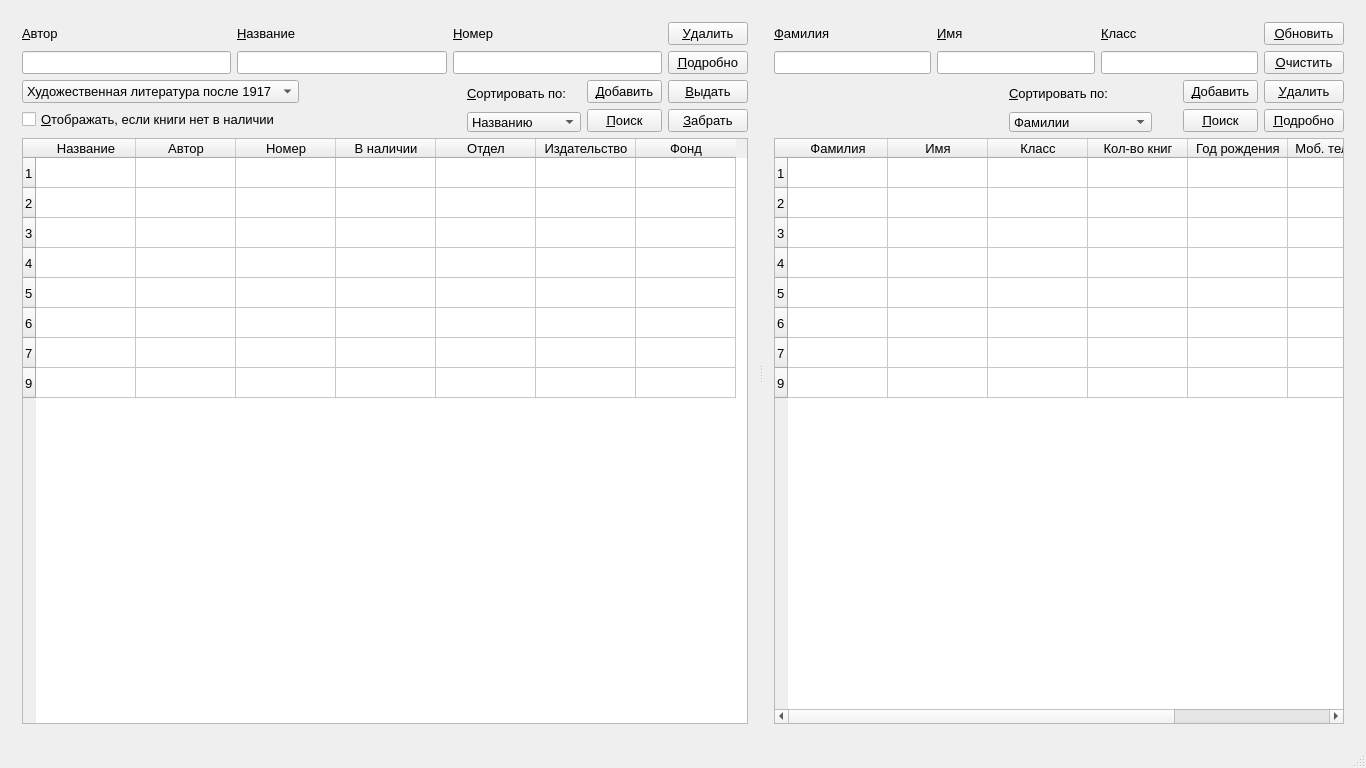
<?xml version="1.0" encoding="UTF-8"?>
<ui version="4.0">
 <class>MainWindow</class>
 <widget class="QMainWindow" name="MainWindow">
  <property name="geometry">
   <rect>
    <x>0</x>
    <y>0</y>
    <width>1366</width>
    <height>768</height>
   </rect>
  </property>
  <property name="minimumSize">
   <size>
    <width>555</width>
    <height>0</height>
   </size>
  </property>
  <property name="font">
   <font>
    <pointsize>10</pointsize>
   </font>
  </property>
  <property name="windowTitle">
   <string>Библиотечная база данных</string>
  </property>
  <property name="iconSize">
   <size>
    <width>96</width>
    <height>96</height>
   </size>
  </property>
  <widget class="QWidget" name="centralWidget">
   <layout class="QGridLayout" name="gridLayout">
    <item row="0" column="0">
     <widget class="QSplitter" name="splitter">
      <property name="orientation">
       <enum>Qt::Horizontal</enum>
      </property>
      <widget class="QWidget" name="layoutWidget">
       <layout class="QVBoxLayout" name="verticalLayout_3">
        <item>
         <layout class="QHBoxLayout" name="horizontalLayout_2">
          <item>
           <layout class="QVBoxLayout" name="verticalLayout_2">
            <item>
             <layout class="QHBoxLayout" name="horizontalLayout_21">
              <item>
               <layout class="QVBoxLayout" name="verticalLayout_36">
                <item>
                 <widget class="QLabel" name="label_author">
                  <property name="text">
                   <string>&amp;Автор</string>
                  </property>
                  <property name="buddy">
                   <cstring>author</cstring>
                  </property>
                 </widget>
                </item>
                <item>
                 <widget class="QLineEdit" name="author">
                  <property name="styleSheet">
                   <string notr="true">Margin-raight: 3%;</string>
                  </property>
                 </widget>
                </item>
               </layout>
              </item>
              <item>
               <layout class="QVBoxLayout" name="verticalLayout_37">
                <item>
                 <widget class="QLabel" name="label_name">
                  <property name="text">
                   <string>&amp;Название</string>
                  </property>
                  <property name="buddy">
                   <cstring>name</cstring>
                  </property>
                 </widget>
                </item>
                <item>
                 <widget class="QLineEdit" name="name">
                  <property name="styleSheet">
                   <string notr="true">Margin-raight: 3%;</string>
                  </property>
                 </widget>
                </item>
               </layout>
              </item>
              <item>
               <layout class="QVBoxLayout" name="verticalLayout_38">
                <item>
                 <widget class="QLabel" name="label_number">
                  <property name="text">
                   <string>&amp;Номер</string>
                  </property>
                  <property name="buddy">
                   <cstring>data</cstring>
                  </property>
                 </widget>
                </item>
                <item>
                 <widget class="QLineEdit" name="data">
                  <property name="styleSheet">
                   <string notr="true">Margin-raight: 3%;</string>
                  </property>
                 </widget>
                </item>
               </layout>
              </item>
             </layout>
            </item>
            <item>
             <layout class="QHBoxLayout" name="horizontalLayout">
              <item>
               <layout class="QVBoxLayout" name="verticalLayout_39">
                <item>
                 <widget class="QComboBox" name="der">
                  <property name="font">
                   <font>
                    <pointsize>10</pointsize>
                   </font>
                  </property>
                  <property name="cursor">
                   <cursorShape>PointingHandCursor</cursorShape>
                  </property>
                  <property name="styleSheet">
                   <string notr="true">Margin-raight: 3%;</string>
                  </property>
                  <item>
                   <property name="text">
                    <string>Художественная литература после 1917</string>
                   </property>
                  </item>
                  <item>
                   <property name="text">
                    <string>Художественная литература до 1917</string>
                   </property>
                  </item>
                  <item>
                   <property name="text">
                    <string>Зарубежная литература</string>
                   </property>
                  </item>
                  <item>
                   <property name="text">
                    <string>Детская литература</string>
                   </property>
                  </item>
                  <item>
                   <property name="text">
                    <string>Учебный фонд</string>
                   </property>
                  </item>
                  <item>
                   <property name="text">
                    <string>Ценный фонд</string>
                   </property>
                  </item>
                 </widget>
                </item>
                <item>
                 <layout class="QHBoxLayout" name="horizontalLayout_23">
                  <item>
                   <widget class="QCheckBox" name="checkBox">
                    <property name="cursor">
                     <cursorShape>PointingHandCursor</cursorShape>
                    </property>
                    <property name="text">
                     <string>&amp;Отображать, если книги нет в наличии  </string>
                    </property>
                   </widget>
                  </item>
                 </layout>
                </item>
               </layout>
              </item>
              <item>
               <spacer name="horizontalSpacer_2">
                <property name="orientation">
                 <enum>Qt::Horizontal</enum>
                </property>
                <property name="sizeHint" stdset="0">
                 <size>
                  <width>40</width>
                  <height>20</height>
                 </size>
                </property>
               </spacer>
              </item>
              <item>
               <layout class="QVBoxLayout" name="verticalLayout">
                <item>
                 <widget class="QLabel" name="label">
                  <property name="text">
                   <string>&amp;Сортировать по:</string>
                  </property>
                  <property name="buddy">
                   <cstring>comboBox</cstring>
                  </property>
                 </widget>
                </item>
                <item>
                 <widget class="QComboBox" name="comboBox">
                  <property name="maximumSize">
                   <size>
                    <width>143</width>
                    <height>20</height>
                   </size>
                  </property>
                  <property name="font">
                   <font>
                    <pointsize>10</pointsize>
                   </font>
                  </property>
                  <property name="styleSheet">
                   <string notr="true">Margin-raight: 3%;</string>
                  </property>
                  <item>
                   <property name="text">
                    <string>Названию</string>
                   </property>
                  </item>
                  <item>
                   <property name="text">
                    <string>Автору</string>
                   </property>
                  </item>
                  <item>
                   <property name="text">
                    <string>Номеру</string>
                   </property>
                  </item>
                  <item>
                   <property name="text">
                    <string>Наличию</string>
                   </property>
                  </item>
                  <item>
                   <property name="text">
                    <string>Отделу</string>
                   </property>
                  </item>
                  <item>
                   <property name="text">
                    <string>Издательство</string>
                   </property>
                  </item>
                  <item>
                   <property name="text">
                    <string>Фонду</string>
                   </property>
                  </item>
                 </widget>
                </item>
               </layout>
              </item>
              <item>
               <layout class="QVBoxLayout" name="verticalLayout_40">
                <item>
                 <widget class="QPushButton" name="edd">
                  <property name="maximumSize">
                   <size>
                    <width>75</width>
                    <height>23</height>
                   </size>
                  </property>
                  <property name="font">
                   <font>
                    <pointsize>10</pointsize>
                   </font>
                  </property>
                  <property name="cursor">
                   <cursorShape>PointingHandCursor</cursorShape>
                  </property>
                  <property name="styleSheet">
                   <string notr="true">Margin-raight: 3%;</string>
                  </property>
                  <property name="text">
                   <string>&amp;Добавить</string>
                  </property>
                 </widget>
                </item>
                <item>
                 <widget class="QPushButton" name="search">
                  <property name="maximumSize">
                   <size>
                    <width>75</width>
                    <height>23</height>
                   </size>
                  </property>
                  <property name="font">
                   <font>
                    <pointsize>10</pointsize>
                   </font>
                  </property>
                  <property name="cursor">
                   <cursorShape>PointingHandCursor</cursorShape>
                  </property>
                  <property name="styleSheet">
                   <string notr="true">Margin-raight: 3%;</string>
                  </property>
                  <property name="text">
                   <string>&amp;Поиск</string>
                  </property>
                 </widget>
                </item>
               </layout>
              </item>
             </layout>
            </item>
           </layout>
          </item>
          <item>
           <layout class="QVBoxLayout" name="verticalLayout_41">
            <item>
             <widget class="QPushButton" name="pushButton">
              <property name="cursor">
               <cursorShape>PointingHandCursor</cursorShape>
              </property>
              <property name="styleSheet">
               <string notr="true">Margin-raight: 3%;</string>
              </property>
              <property name="text">
               <string>&amp;Удалить</string>
              </property>
             </widget>
            </item>
            <item>
             <widget class="QPushButton" name="podrobno">
              <property name="cursor">
               <cursorShape>PointingHandCursor</cursorShape>
              </property>
              <property name="styleSheet">
               <string notr="true">Margin-raight: 3%;</string>
              </property>
              <property name="text">
               <string>&amp;Подробно</string>
              </property>
             </widget>
            </item>
            <item>
             <widget class="QPushButton" name="dat">
              <property name="cursor">
               <cursorShape>PointingHandCursor</cursorShape>
              </property>
              <property name="styleSheet">
               <string notr="true">Margin-raight: 3%;</string>
              </property>
              <property name="text">
               <string>&amp;Выдать</string>
              </property>
             </widget>
            </item>
            <item>
             <widget class="QPushButton" name="zabrat">
              <property name="cursor">
               <cursorShape>PointingHandCursor</cursorShape>
              </property>
              <property name="styleSheet">
               <string notr="true">Margin-raight: 3%;</string>
              </property>
              <property name="text">
               <string>&amp;Забрать</string>
              </property>
             </widget>
            </item>
           </layout>
          </item>
         </layout>
        </item>
        <item>
         <widget class="QTableWidget" name="tableWidget">
          <property name="font">
           <font>
            <pointsize>10</pointsize>
           </font>
          </property>
          <property name="cursor" stdset="0">
           <cursorShape>ArrowCursor</cursorShape>
          </property>
          <property name="styleSheet">
           <string notr="true">Margin-raight: 3%;</string>
          </property>
          <row>
           <property name="text">
            <string>1</string>
           </property>
          </row>
          <row>
           <property name="text">
            <string>2</string>
           </property>
          </row>
          <row>
           <property name="text">
            <string>3</string>
           </property>
          </row>
          <row>
           <property name="text">
            <string>4</string>
           </property>
          </row>
          <row>
           <property name="text">
            <string>5</string>
           </property>
          </row>
          <row>
           <property name="text">
            <string>6</string>
           </property>
          </row>
          <row>
           <property name="text">
            <string>7</string>
           </property>
          </row>
          <row>
           <property name="text">
            <string>9</string>
           </property>
          </row>
          <column>
           <property name="text">
            <string>Название</string>
           </property>
          </column>
          <column>
           <property name="text">
            <string>Автор</string>
           </property>
          </column>
          <column>
           <property name="text">
            <string>Номер</string>
           </property>
          </column>
          <column>
           <property name="text">
            <string>В наличии</string>
           </property>
          </column>
          <column>
           <property name="text">
            <string>Отдел</string>
           </property>
          </column>
          <column>
           <property name="text">
            <string>Издательство</string>
           </property>
          </column>
          <column>
           <property name="text">
            <string>Фонд</string>
           </property>
          </column>
         </widget>
        </item>
       </layout>
      </widget>
      <widget class="QWidget" name="layoutWidget">
       <layout class="QVBoxLayout" name="verticalLayout_4">
        <item>
         <layout class="QHBoxLayout" name="horizontalLayout_3">
          <item>
           <layout class="QVBoxLayout" name="verticalLayout_5">
            <item>
             <layout class="QHBoxLayout" name="horizontalLayout_22">
              <item>
               <layout class="QVBoxLayout" name="verticalLayout_42">
                <item>
                 <widget class="QLabel" name="label_Surname">
                  <property name="text">
                   <string>&amp;Фамилия</string>
                  </property>
                  <property name="buddy">
                   <cstring>Surname</cstring>
                  </property>
                 </widget>
                </item>
                <item>
                 <widget class="QLineEdit" name="Surname">
                  <property name="styleSheet">
                   <string notr="true">Margin-raight: 3%;</string>
                  </property>
                 </widget>
                </item>
               </layout>
              </item>
              <item>
               <layout class="QVBoxLayout" name="verticalLayout_43">
                <item>
                 <widget class="QLabel" name="label_Name">
                  <property name="text">
                   <string>&amp;Имя</string>
                  </property>
                  <property name="buddy">
                   <cstring>Name</cstring>
                  </property>
                 </widget>
                </item>
                <item>
                 <widget class="QLineEdit" name="Name">
                  <property name="styleSheet">
                   <string notr="true">Margin-raight: 3%;</string>
                  </property>
                 </widget>
                </item>
               </layout>
              </item>
              <item>
               <layout class="QVBoxLayout" name="verticalLayout_44">
                <item>
                 <widget class="QLabel" name="label_Class">
                  <property name="text">
                   <string>&amp;Класс</string>
                  </property>
                  <property name="buddy">
                   <cstring>Class</cstring>
                  </property>
                 </widget>
                </item>
                <item>
                 <widget class="QLineEdit" name="Class">
                  <property name="styleSheet">
                   <string notr="true">Margin-raight: 3%;</string>
                  </property>
                 </widget>
                </item>
               </layout>
              </item>
             </layout>
            </item>
            <item>
             <layout class="QHBoxLayout" name="horizontalLayout_4">
              <item>
               <spacer name="horizontalSpacer">
                <property name="orientation">
                 <enum>Qt::Horizontal</enum>
                </property>
                <property name="sizeHint" stdset="0">
                 <size>
                  <width>40</width>
                  <height>20</height>
                 </size>
                </property>
               </spacer>
              </item>
              <item>
               <layout class="QVBoxLayout" name="verticalLayout_6">
                <item>
                 <widget class="QLabel" name="label_2">
                  <property name="text">
                   <string>&amp;Сортировать по:                   </string>
                  </property>
                  <property name="buddy">
                   <cstring>comboBox_2</cstring>
                  </property>
                 </widget>
                </item>
                <item>
                 <widget class="QComboBox" name="comboBox_2">
                  <property name="maximumSize">
                   <size>
                    <width>143</width>
                    <height>20</height>
                   </size>
                  </property>
                  <property name="font">
                   <font>
                    <pointsize>10</pointsize>
                   </font>
                  </property>
                  <property name="styleSheet">
                   <string notr="true">Margin-raight: 3%;</string>
                  </property>
                  <item>
                   <property name="text">
                    <string>Фамилии</string>
                   </property>
                  </item>
                  <item>
                   <property name="text">
                    <string>Имени</string>
                   </property>
                  </item>
                  <item>
                   <property name="text">
                    <string>Классу</string>
                   </property>
                  </item>
                  <item>
                   <property name="text">
                    <string>Кол-ву книг</string>
                   </property>
                  </item>
                  <item>
                   <property name="text">
                    <string>Году рождения</string>
                   </property>
                  </item>
                  <item>
                   <property name="text">
                    <string>Моб. телефону</string>
                   </property>
                  </item>
                 </widget>
                </item>
               </layout>
              </item>
              <item>
               <layout class="QVBoxLayout" name="verticalLayout_46">
                <item>
                 <widget class="QPushButton" name="eddStudent">
                  <property name="maximumSize">
                   <size>
                    <width>75</width>
                    <height>23</height>
                   </size>
                  </property>
                  <property name="cursor">
                   <cursorShape>PointingHandCursor</cursorShape>
                  </property>
                  <property name="styleSheet">
                   <string notr="true">Margin-raight: 3%;</string>
                  </property>
                  <property name="text">
                   <string>&amp;Добавить</string>
                  </property>
                 </widget>
                </item>
                <item>
                 <widget class="QPushButton" name="searchStudent">
                  <property name="maximumSize">
                   <size>
                    <width>75</width>
                    <height>23</height>
                   </size>
                  </property>
                  <property name="cursor">
                   <cursorShape>PointingHandCursor</cursorShape>
                  </property>
                  <property name="styleSheet">
                   <string notr="true">Margin-raight: 3%;</string>
                  </property>
                  <property name="text">
                   <string>&amp;Поиск</string>
                  </property>
                 </widget>
                </item>
               </layout>
              </item>
             </layout>
            </item>
           </layout>
          </item>
          <item>
           <layout class="QVBoxLayout" name="verticalLayout_47">
            <item>
             <widget class="QPushButton" name="options_2">
              <property name="cursor">
               <cursorShape>PointingHandCursor</cursorShape>
              </property>
              <property name="styleSheet">
               <string notr="true">Margin-raight: 3%;</string>
              </property>
              <property name="text">
               <string>&amp;Обновить</string>
              </property>
             </widget>
            </item>
            <item>
             <widget class="QPushButton" name="clean_2">
              <property name="cursor">
               <cursorShape>PointingHandCursor</cursorShape>
              </property>
              <property name="styleSheet">
               <string notr="true">Margin-raight: 3%;</string>
              </property>
              <property name="text">
               <string>&amp;Очистить</string>
              </property>
             </widget>
            </item>
            <item>
             <widget class="QPushButton" name="cleanStudent">
              <property name="cursor">
               <cursorShape>PointingHandCursor</cursorShape>
              </property>
              <property name="styleSheet">
               <string notr="true">Margin-raight: 3%;</string>
              </property>
              <property name="text">
               <string>&amp;Удалить</string>
              </property>
             </widget>
            </item>
            <item>
             <widget class="QPushButton" name="podrobno_2">
              <property name="cursor">
               <cursorShape>PointingHandCursor</cursorShape>
              </property>
              <property name="styleSheet">
               <string notr="true">Margin-raight: 3%;</string>
              </property>
              <property name="text">
               <string>&amp;Подробно</string>
              </property>
             </widget>
            </item>
           </layout>
          </item>
         </layout>
        </item>
        <item>
         <widget class="QTableWidget" name="tableStudent">
          <property name="font">
           <font>
            <pointsize>10</pointsize>
           </font>
          </property>
          <property name="cursor" stdset="0">
           <cursorShape>ArrowCursor</cursorShape>
          </property>
          <property name="styleSheet">
           <string notr="true">Margin-raight: 3%;</string>
          </property>
          <row>
           <property name="text">
            <string>1</string>
           </property>
          </row>
          <row>
           <property name="text">
            <string>2</string>
           </property>
          </row>
          <row>
           <property name="text">
            <string>3</string>
           </property>
          </row>
          <row>
           <property name="text">
            <string>4</string>
           </property>
          </row>
          <row>
           <property name="text">
            <string>5</string>
           </property>
          </row>
          <row>
           <property name="text">
            <string>6</string>
           </property>
          </row>
          <row>
           <property name="text">
            <string>7</string>
           </property>
          </row>
          <row>
           <property name="text">
            <string>9</string>
           </property>
          </row>
          <column>
           <property name="text">
            <string>Фамилия</string>
           </property>
          </column>
          <column>
           <property name="text">
            <string>Имя</string>
           </property>
          </column>
          <column>
           <property name="text">
            <string>Класс</string>
           </property>
          </column>
          <column>
           <property name="text">
            <string>Кол-во книг</string>
           </property>
          </column>
          <column>
           <property name="text">
            <string>Год рождения</string>
           </property>
          </column>
          <column>
           <property name="text">
            <string>Моб. телефон</string>
           </property>
          </column>
          <column>
           <property name="text">
            <string>Адрес</string>
           </property>
          </column>
         </widget>
        </item>
       </layout>
      </widget>
     </widget>
    </item>
   </layout>
  </widget>
  <widget class="QStatusBar" name="statusBar"/>
 </widget>
 <layoutdefault spacing="6" margin="11"/>
 <resources/>
 <connections/>
</ui>
